Frame 1 (no input): blank canvas, image omitted
Frame 60 (the mouse pressed at the canvas centre just before this capture): blank canvas, image omitted
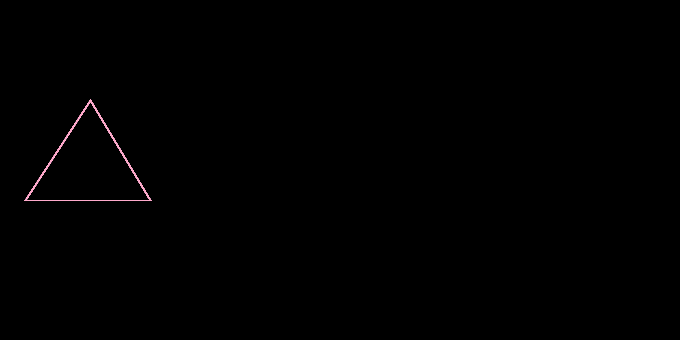
Frame 120 (the mouse held since frame 60 and released just before this capture)

The Processing sketch whose frames 1 and 60 were blank and that drew this single picture after the mouse press (run headless with seeded random() and noise(); from frame 60 on, the mouse is pressed at the canvas centre):

// Processing sketch: sketch_2
// ── sketch_2.pde
void setup(){
 size(680, 340);
 background(0);
}

void draw(){
  noFill();
  stroke(mouseX, mouseY, mouseX/10+mouseY);
  triangle(25, 200, 150, 200, 90, 100);
}

void mousePressed()
{
  fill(100);
}

void keyPressed(){
  if (key == 'b' || key == 'B'){
      background(0);
  }
}
